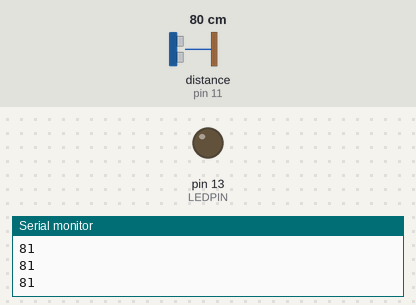
A sketch run on a simulated Arduino Uno, built with avr-gcc and run on an emulated ATmega328P. Parts: output pins drawn as LEDs (lit = HIGH), the last lines printed to the serial monitor. Inputs (shaded band) come from the test bench; at power-on: distance to the obstacle (sensor on pin 11) 80 cm. The echo pulse lasts 58.3 µs per cm.

Above: at 1.2 s.
1.3 s: distance to the obstacle (sensor on pin 11) set to 12 cm
2.8 s: distance to the obstacle (sensor on pin 11) set to 9 cm
At 3.5 s:
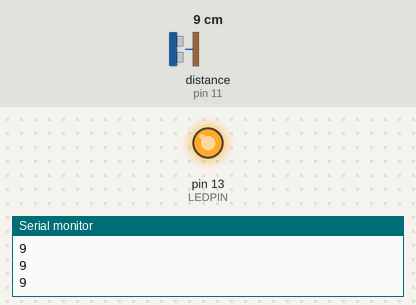
4.3 s: distance to the obstacle (sensor on pin 11) set to 18 cm
At 5.4 s:
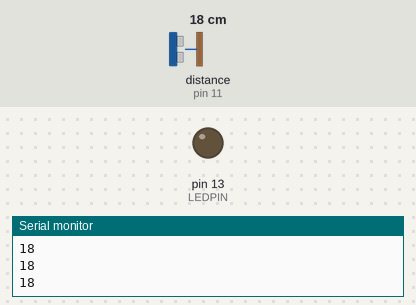
5.8 s: distance to the obstacle (sensor on pin 11) set to 2 cm
At 6.6 s:
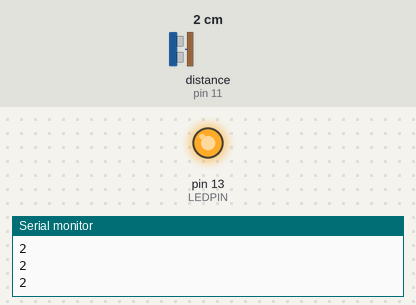
Timing chart, 0 to 8.3 s (numbered marks = the images above; inputs shaded):
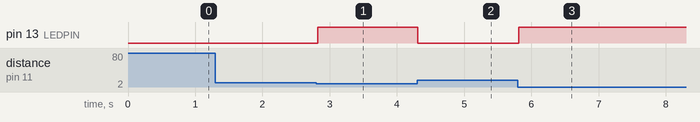

The sketch:

code.ino
```cpp
// ---------------------------------------------------------------------------
// Example NewPing library sketch that does a ping about 20 times per second.
// ---------------------------------------------------------------------------

#include <NewPing.h>

#define TRIGGER_PIN  12  // Arduino pin tied to trigger pin on the ultrasonic sensor.
#define ECHO_PIN     11  // Arduino pin tied to echo pin on the ultrasonic sensor.
#define MAX_DISTANCE 200 // Maximum distance we want to ping for (in centimeters). Maximum sensor distance is rated at 400-500cm.

#define LEDPIN 13
#define DDELTA 10
#define FREQ 30

NewPing sonar(TRIGGER_PIN, ECHO_PIN, MAX_DISTANCE); // NewPing setup of pins and maximum distance.

void setup() {
  Serial.begin(9600); // Open serial monitor at 115200 baud to see ping results.
  pinMode(LEDPIN, OUTPUT);
}

void loop() {
  delay(50);                      // Wait 50ms between pings (about 20 pings/sec). 29ms should be the shortest delay between pings.
  unsigned int uS = sonar.ping(); // Send ping, get ping time in microseconds (uS).
  Serial.println(uS / US_ROUNDTRIP_CM); // Convert ping time to distance in cm and print result (0 = outside set distance range)
  if (uS / US_ROUNDTRIP_CM <= 10) digitalWrite(LEDPIN, HIGH);
  else digitalWrite(LEDPIN, LOW);
}
```

Measured:
- the behaviour switches between 11 and 10 cm on distance to the obstacle (sensor on pin 11) (found by bisection; images 0 and 1)
- after the input at 2.8 s, pin 13 (LEDPIN): LOW → HIGH at once
- after the input at 4.3 s, pin 13 (LEDPIN): HIGH → LOW at once
- after the input at 5.8 s, pin 13 (LEDPIN): LOW → HIGH at once
